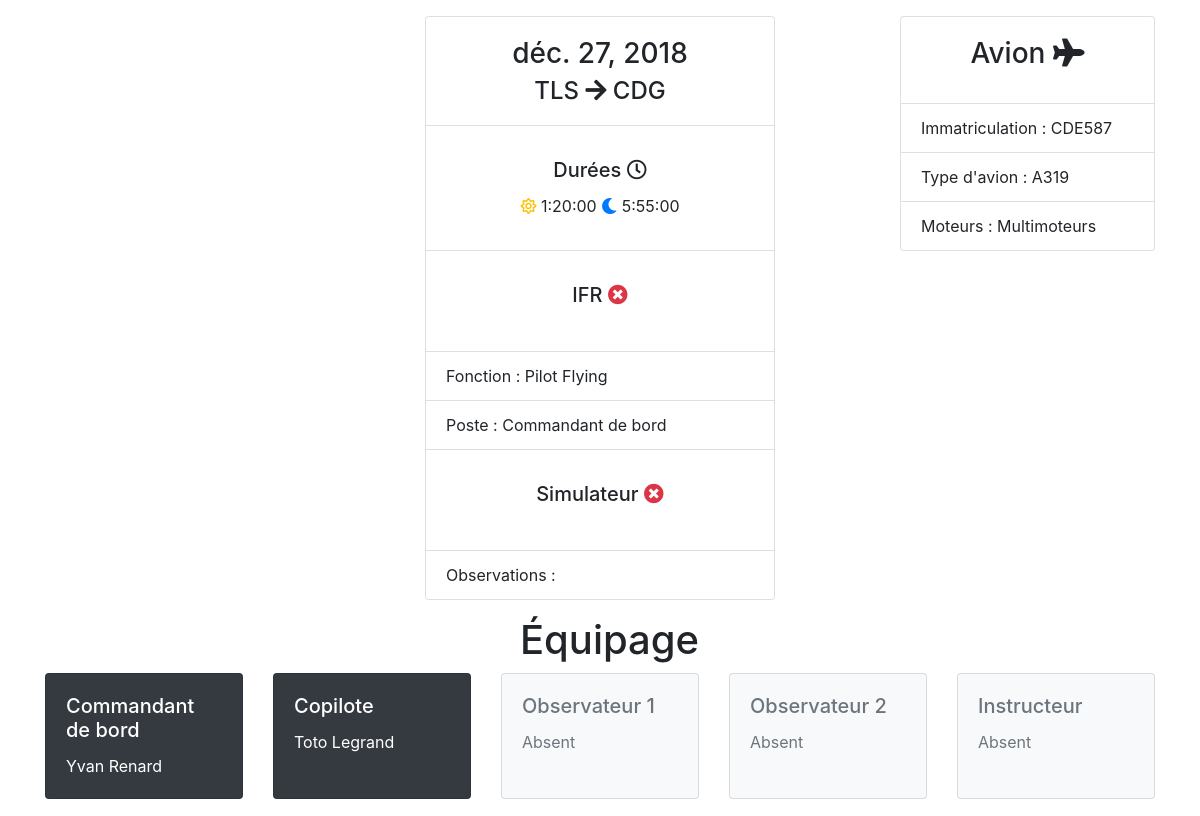
The app's page /vol/7/, older data.
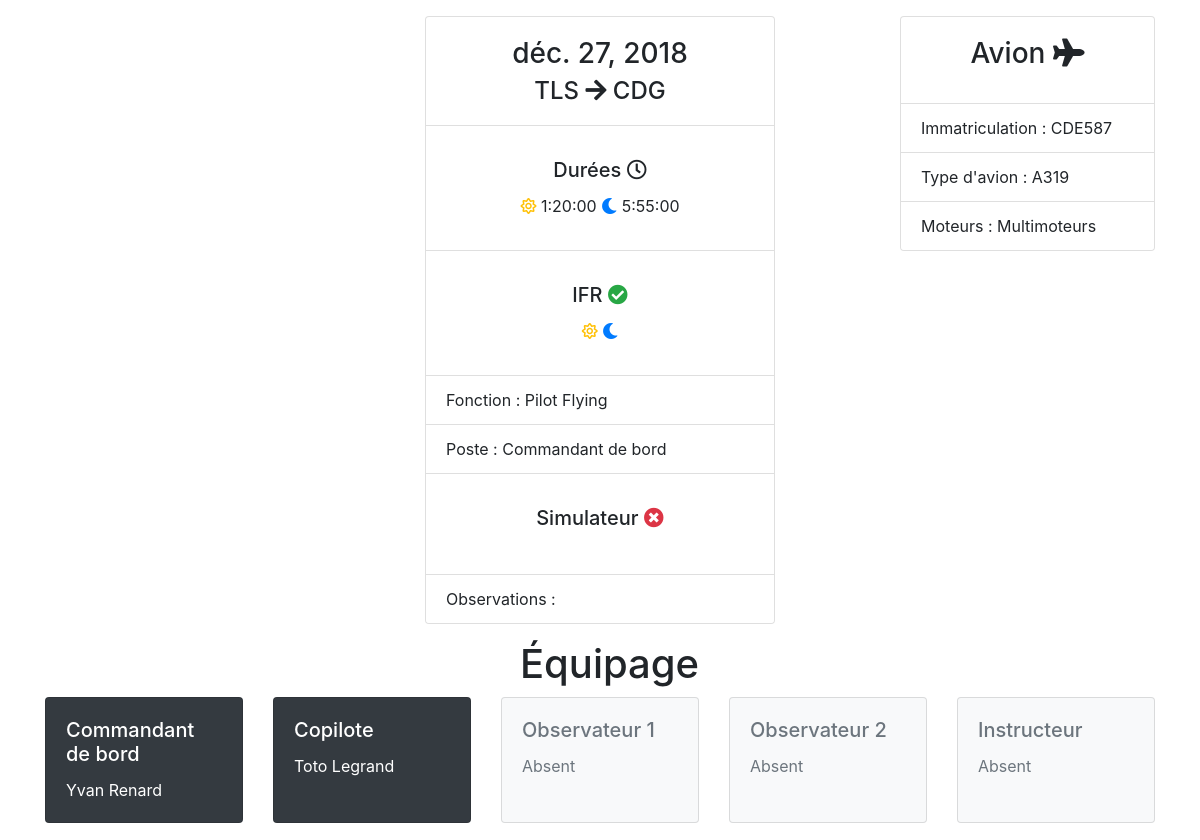
The same page, newer data.
### vol/views.py (the view)
# urls.py: path('<int:vol_id>/', views.detail, name='detail'),
def detail(request,vol_id):
    vol = get_object_or_404(Vol, pk=vol_id)
    return render(request, 'vol/detail.html', {'vol': vol})

### vol/models.py (called while the page is built)
    def __str__(self):
        return self.code_iata

    def __str__(self):
        return self.type_avion

    def __str__(self):
        return self.immatriculation

    def __str__(self):
        return '%s %s' % (self.prenom, self.nom)

### vol/templates/vol/detail.html (shortened to what the changed rows need)
{% extends 'vol/base.html' %}
{% block content %}
    <div class="container">
        <div class="row">
            <div class="col-4">
                <div class="card" >
                    <ul class="list-group list-group-flush">
                        <li class="list-group-item">
                                <div class="card-body text-center">
                                    <h5 class="card-title"> IFR
                                    {% if vol.vol_ifr %}
                                        <i class="fas fa-check-circle text-success"></i></h5>
                                        <i class="far fa-sun text-warning"></i> {{ vol.duree_ifr_jour }}
                                        <i class="fas fa-moon text-primary"></i> {{ vol.duree_ifr_nuit }}
                                    {% else %}
                                        <i class="fas fa-times-circle text-danger"></i>
                                    </h5>
                                    {% endif %}
                            </div>
                        </li>
                    </ul>
                </div>
            </div>
        </div>
        <div class="row">
                <div class="col-2"><h1>Équipage</h1></div>
        </div>
    </div>
{% endblock %}

Row changes from the older to the newer data that the page shows:
changed Vol "Pilot Flying": vol_ifr False → "0" (drawn)
